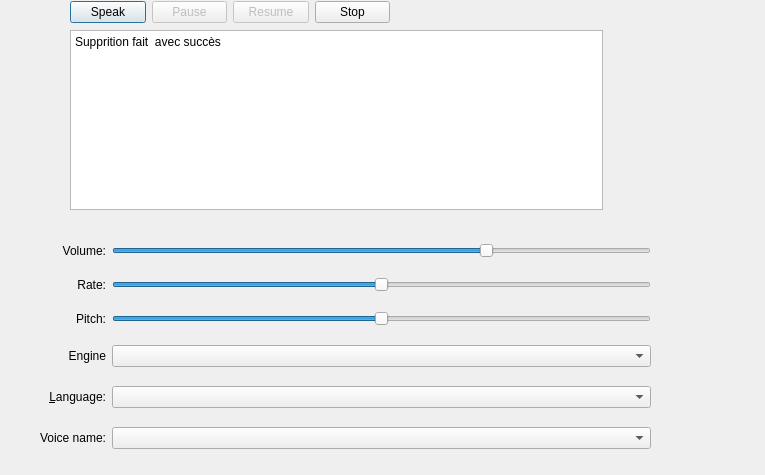
<?xml version="1.0" encoding="UTF-8"?>
<ui version="4.0">
 <class>SpeekSupprimer</class>
 <widget class="QDialog" name="SpeekSupprimer">
  <property name="geometry">
   <rect>
    <x>0</x>
    <y>0</y>
    <width>765</width>
    <height>475</height>
   </rect>
  </property>
  <property name="windowTitle">
   <string>Dialog</string>
  </property>
  <widget class="QPlainTextEdit" name="plainTextEdit">
   <property name="geometry">
    <rect>
     <x>70</x>
     <y>30</y>
     <width>533</width>
     <height>180</height>
    </rect>
   </property>
   <property name="sizePolicy">
    <sizepolicy hsizetype="Expanding" vsizetype="Expanding">
     <horstretch>0</horstretch>
     <verstretch>0</verstretch>
    </sizepolicy>
   </property>
   <property name="plainText">
    <string>Supprition fait  avec succès

</string>
   </property>
  </widget>
  <widget class="QWidget" name="layoutWidget_2">
   <property name="geometry">
    <rect>
     <x>40</x>
     <y>230</y>
     <width>611</width>
     <height>235</height>
    </rect>
   </property>
   <layout class="QGridLayout" name="gridLayout">
    <item row="2" column="2">
     <widget class="QSlider" name="rate">
      <property name="minimum">
       <number>-10</number>
      </property>
      <property name="maximum">
       <number>10</number>
      </property>
      <property name="orientation">
       <enum>Qt::Horizontal</enum>
      </property>
     </widget>
    </item>
    <item row="4" column="2">
     <widget class="QComboBox" name="engine">
      <property name="sizePolicy">
       <sizepolicy hsizetype="Expanding" vsizetype="Fixed">
        <horstretch>0</horstretch>
        <verstretch>0</verstretch>
       </sizepolicy>
      </property>
     </widget>
    </item>
    <item row="6" column="2">
     <widget class="QComboBox" name="voice"/>
    </item>
    <item row="3" column="2">
     <widget class="QSlider" name="pitch">
      <property name="minimum">
       <number>-10</number>
      </property>
      <property name="maximum">
       <number>10</number>
      </property>
      <property name="singleStep">
       <number>1</number>
      </property>
      <property name="orientation">
       <enum>Qt::Horizontal</enum>
      </property>
     </widget>
    </item>
    <item row="5" column="0">
     <widget class="QLabel" name="label_4">
      <property name="sizePolicy">
       <sizepolicy hsizetype="Minimum" vsizetype="Preferred">
        <horstretch>0</horstretch>
        <verstretch>0</verstretch>
       </sizepolicy>
      </property>
      <property name="text">
       <string>&amp;Language:</string>
      </property>
      <property name="alignment">
       <set>Qt::AlignRight|Qt::AlignTrailing|Qt::AlignVCenter</set>
      </property>
      <property name="buddy">
       <cstring>language</cstring>
      </property>
     </widget>
    </item>
    <item row="6" column="0">
     <widget class="QLabel" name="label_6">
      <property name="text">
       <string>Voice name:</string>
      </property>
      <property name="alignment">
       <set>Qt::AlignRight|Qt::AlignTrailing|Qt::AlignVCenter</set>
      </property>
     </widget>
    </item>
    <item row="5" column="2">
     <widget class="QComboBox" name="language">
      <property name="sizePolicy">
       <sizepolicy hsizetype="Expanding" vsizetype="Fixed">
        <horstretch>0</horstretch>
        <verstretch>0</verstretch>
       </sizepolicy>
      </property>
     </widget>
    </item>
    <item row="1" column="0">
     <widget class="QLabel" name="label_2">
      <property name="sizePolicy">
       <sizepolicy hsizetype="Minimum" vsizetype="Preferred">
        <horstretch>0</horstretch>
        <verstretch>0</verstretch>
       </sizepolicy>
      </property>
      <property name="text">
       <string>Volume:</string>
      </property>
      <property name="alignment">
       <set>Qt::AlignRight|Qt::AlignTrailing|Qt::AlignVCenter</set>
      </property>
     </widget>
    </item>
    <item row="2" column="0">
     <widget class="QLabel" name="label">
      <property name="sizePolicy">
       <sizepolicy hsizetype="Minimum" vsizetype="Preferred">
        <horstretch>0</horstretch>
        <verstretch>0</verstretch>
       </sizepolicy>
      </property>
      <property name="text">
       <string>Rate:</string>
      </property>
      <property name="alignment">
       <set>Qt::AlignRight|Qt::AlignTrailing|Qt::AlignVCenter</set>
      </property>
     </widget>
    </item>
    <item row="1" column="2">
     <widget class="QSlider" name="volume">
      <property name="maximum">
       <number>100</number>
      </property>
      <property name="singleStep">
       <number>5</number>
      </property>
      <property name="pageStep">
       <number>20</number>
      </property>
      <property name="value">
       <number>70</number>
      </property>
      <property name="orientation">
       <enum>Qt::Horizontal</enum>
      </property>
     </widget>
    </item>
    <item row="3" column="0">
     <widget class="QLabel" name="label_3">
      <property name="sizePolicy">
       <sizepolicy hsizetype="Minimum" vsizetype="Preferred">
        <horstretch>0</horstretch>
        <verstretch>0</verstretch>
       </sizepolicy>
      </property>
      <property name="text">
       <string>Pitch:</string>
      </property>
      <property name="alignment">
       <set>Qt::AlignRight|Qt::AlignTrailing|Qt::AlignVCenter</set>
      </property>
     </widget>
    </item>
    <item row="4" column="0">
     <widget class="QLabel" name="label_5">
      <property name="sizePolicy">
       <sizepolicy hsizetype="Minimum" vsizetype="Preferred">
        <horstretch>0</horstretch>
        <verstretch>0</verstretch>
       </sizepolicy>
      </property>
      <property name="text">
       <string>Engine</string>
      </property>
      <property name="alignment">
       <set>Qt::AlignRight|Qt::AlignTrailing|Qt::AlignVCenter</set>
      </property>
     </widget>
    </item>
   </layout>
  </widget>
  <widget class="QWidget" name="layoutWidget">
   <property name="geometry">
    <rect>
     <x>70</x>
     <y>0</y>
     <width>320</width>
     <height>25</height>
    </rect>
   </property>
   <layout class="QHBoxLayout" name="horizontalLayout">
    <item>
     <widget class="QPushButton" name="speakButton">
      <property name="text">
       <string>Speak</string>
      </property>
     </widget>
    </item>
    <item>
     <widget class="QPushButton" name="pauseButton">
      <property name="enabled">
       <bool>false</bool>
      </property>
      <property name="text">
       <string>Pause</string>
      </property>
     </widget>
    </item>
    <item>
     <widget class="QPushButton" name="resumeButton">
      <property name="enabled">
       <bool>false</bool>
      </property>
      <property name="text">
       <string>Resume</string>
      </property>
     </widget>
    </item>
    <item>
     <widget class="QPushButton" name="stopButton">
      <property name="text">
       <string>Stop</string>
      </property>
     </widget>
    </item>
   </layout>
  </widget>
 </widget>
 <resources/>
 <connections/>
</ui>
